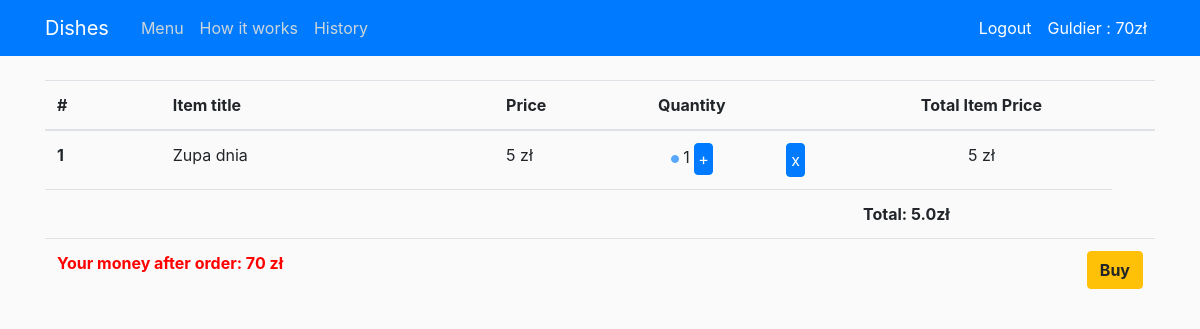
The page /order_summary/ (signed in) on the database as committed earlier.
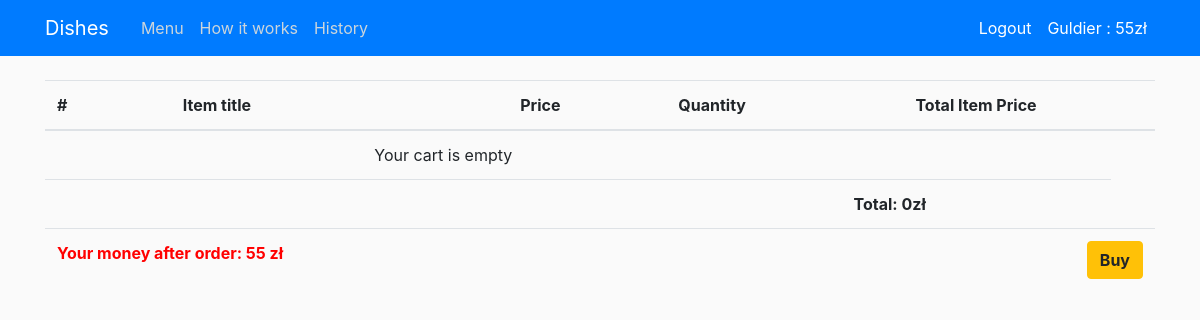
The same page on the database as committed later.
### users/models.py (models this page shows, shortened)
class Profile(models.Model):
    user = models.OneToOneField(User, on_delete=models.CASCADE)
    money = models.FloatField(default=0)

### shop/models.py (models this page shows, shortened)
class Cart(models.Model):
    user = models.ForeignKey(User, on_delete=models.CASCADE)
    composition = models.ForeignKey(Composition, on_delete=models.CASCADE)
    quantity = models.IntegerField(default=1)

class Composition(models.Model):
    dish = models.ForeignKey(Dish, on_delete=models.CASCADE)
    addon = models.ForeignKey(AddOn, on_delete=models.CASCADE)
    def __str__(self):
        if self.addon.name == 'empty':
            return f'{self.dish}'
        elif self.addon.addon_type == 'pizza':
            return f'{self.dish} - {self.addon}'
        else:
            return f'{self.dish} + {self.addon}'

class AddOn(models.Model):
    name = models.CharField(max_length=100)
    price = models.FloatField()
    addon_type = models.CharField(max_length=20)

class Dish(models.Model):
    name = models.CharField(max_length=100)
    ingredient = models.CharField(max_length=250, blank=True)
    price = models.FloatField()
    dish_type = models.CharField(max_length=20)
    dish_addon = models.BooleanField(default=True)
    def __str__(self):
        return f'{self.name}'

### shop/views.py (the view)
# urls.py: path('order_summary/', order_summary, name='shop-order-summary'),
@login_required
def order_summary(request):
    values = countTotalPrice(request.user)
    context ={
        'orders': values["items_in_cart"],
        'total_price': values["total_price"],
        'summary': True,
        'money': Profile.objects.get(user=request.user).money
    }
    return render(request, 'shop/summary.html', context)

### shop/views.py (called while the page is built)
def countTotalPrice(user):
    items_in_cart = Cart.objects.filter(user=user)
    total_price = 0
    for item in items_in_cart:
        composition_price = item.composition.dish.price + item.composition.addon.price
        total_price += composition_price * item.quantity
    value_to_return ={
        'total_price': total_price,
        'items_in_cart': items_in_cart
    }
    return value_to_return

### shop/templates/shop/summary.html
{% extends 'shop/base.html' %}
{% block summary %}
{% load django_template_maths %}
    <div class="container">
       <table class="table">
            <thead>
            <tr>
                <th scope="col">#</th>
                <th scope="col">Item title</th>
                <th scope="col">Price</th>
                <th scope="col" style="text-align:center">Quantity</th>
                <th scope="col"></th>
                <th scope="col" style="text-align:center">Total Item Price</th>
                <th></th>
            </tr>
            </thead>
            <tbody>
                {% for item in orders %}
                    <tr>
                        <th scope="row">{{ forloop.counter }}</th>
                        <td>{{ item.composition}}</td>
                        <td>{{ item.composition.dish.price|add:item.composition.addon.price }} zł</td>
                        <td style="text-align:center">
                            <a href="#" style="color:black">
                                {% if  item.quantity > 1%}
                                    <a href="{% url 'shop-remove-summary' item.composition.id%}">
                                        <button type="button" class="btn btn-primary btn-xs" style="padding: 3px 3px">-</button>
                                    </a>
                                {% else %}
                                    <button type="button" class="btn btn-primary btn-xs" style="padding: 3px 3px" disabled></button>
                                {% endif %}
                            </a>
                                <a>{{ item.quantity }}</a>
                            <a href="{% url 'shop-add-summary' item.composition.id%}" style="color:black">
                                <button type="button" class="btn btn-primary btn-xs" style="padding: 3px 3px">+</button>
                            </a>
                        </td>
                        <td>
                            <a href="{% url 'shop-delete-from-cart-summary' item.id%}">
                                <button type="button" class="btn btn-primary btn-xs" style="padding: 4px">x</button>
                            </a>
                        </td>
                        <td style="text-align:center">
                            {{ item.composition.dish.price|add:item.composition.addon.price|mul:item.quantity|floatformat}} zł
                        </td>
                    </tr>
                {% empty %}
                    <tr style="text-align:center">
                        <td colspan='5'>Your cart is empty</td>
                    </tr>
                {% endfor %}
                <tr>
                    <td colspan="5"><b></b></td>
                    <td><b>Total: {{ total_price }}zł</b></td>
                </tr>
                <tr>
                    <td colspan="2">
                        <a style="color:red"><b>Your money after order: {{money|sub:total_price|floatformat}} zł</b></a>
                    </td>
                    <td colspan="5">
                        <a class='btn btn-warning float-right ml-2' href="{% url 'shop-buy' %}"><b>Buy</b></a>
                    </td>
                </tr>
            </tbody>
        </table>
    </div>
{% endblock summary %}

### shop/templates/shop/base.html (shortened to what this page needs)
{% load static %}
{% load django_template_maths %}
<!DOCTYPE html>
<html>
<head>
    <link rel="stylesheet" href="https://stackpath.bootstrapcdn.com/bootstrap/4.5.2/css/bootstrap.min.css">
    <link rel="stylesheet" type="text/css" href="{% static 'shop/main.css' %}">
</head>
<body>
    <header class="site-header">
        <nav class="navbar navbar-expand-md navbar-dark bg-primary fixed-top">
            <div class="container">
                <a class="navbar-brand mr-4">Dishes</a>
                <div class="collapse navbar-collapse" id="navbarToggle">
                    <div class="navbar-nav mr-auto">
                        <a class="nav-item nav-link" href="{% url 'shop-home' %}">Menu</a>
                        <a class="nav-item nav-link" href="{% url 'shop-about' %}">How it works</a>
                        {% if user.is_authenticated %}
                            <a class="nav-item nav-link" href="{% url 'shop-history' %}">History</a>
                        {% endif %}
                    </div>
                     <div class="navbar-nav">
                        {% if user.is_authenticated %}
                            <a class="nav-item nav-link" style="color: #ffffff" href="{% url 'logout' %}">Logout</a>
                            <a class="nav-item nav-link" style="color: #ffffff" href="{% url 'profile' %}">{{ user.username }} : {{money|floatformat}}zł</a>
                        {% else %}
                            <a class="nav-item nav-link" style="color: #ffffff" href="{% url 'login' %}">Login</a>
                            <a class="nav-item nav-link" style="color: #ffffff" href="{% url 'register' %}">Register</a>
                        {% endif %}
                    </div>
                </div>
            </div>
        </nav>
    </header>
   <main role="main" class="container-fluid">
        {% if summary %}
            {% block summary %}
            {% endblock summary %}
        {% endif %}
    </main>
</body>
</html>

Rows that differ between the two databases and show on the page:
removed Cart: composition "Zupa dnia", composition.dish.price|add "5", quantity "1"
changed Profile: money "70" → "55"
Other text that changed with them:
{{ total_price }}: "5.0" → "0"
text now shown: "Your cart is empty"
